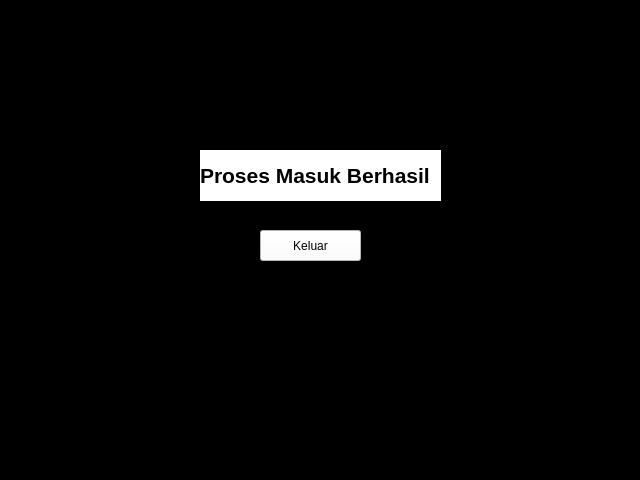
<?xml version="1.0" encoding="UTF-8"?>
<ui version="4.0">
 <class>Form</class>
 <widget class="QWidget" name="Form">
  <property name="geometry">
   <rect>
    <x>0</x>
    <y>0</y>
    <width>640</width>
    <height>480</height>
   </rect>
  </property>
  <property name="minimumSize">
   <size>
    <width>640</width>
    <height>480</height>
   </size>
  </property>
  <property name="maximumSize">
   <size>
    <width>640</width>
    <height>480</height>
   </size>
  </property>
  <property name="cursor">
   <cursorShape>ArrowCursor</cursorShape>
  </property>
  <property name="windowTitle">
   <string>Form</string>
  </property>
  <property name="styleSheet">
   <string notr="true">*{
	background:#000;
}</string>
  </property>
  <widget class="QLabel" name="label">
   <property name="geometry">
    <rect>
     <x>200</x>
     <y>150</y>
     <width>241</width>
     <height>51</height>
    </rect>
   </property>
   <property name="styleSheet">
    <string notr="true">background:#fff;</string>
   </property>
   <property name="text">
    <string>&lt;html&gt;&lt;head/&gt;&lt;body&gt;&lt;p&gt;&lt;span style=&quot; font-size:16pt; font-weight:600; color:#000000;&quot;&gt;Proses Masuk Berhasil&lt;/span&gt;&lt;/p&gt;&lt;/body&gt;&lt;/html&gt;</string>
   </property>
  </widget>
  <widget class="QPushButton" name="pushButton">
   <property name="geometry">
    <rect>
     <x>260</x>
     <y>230</y>
     <width>101</width>
     <height>31</height>
    </rect>
   </property>
   <property name="styleSheet">
    <string notr="true">background:#fff;</string>
   </property>
   <property name="text">
    <string>Keluar</string>
   </property>
  </widget>
 </widget>
 <resources/>
 <connections/>
</ui>
